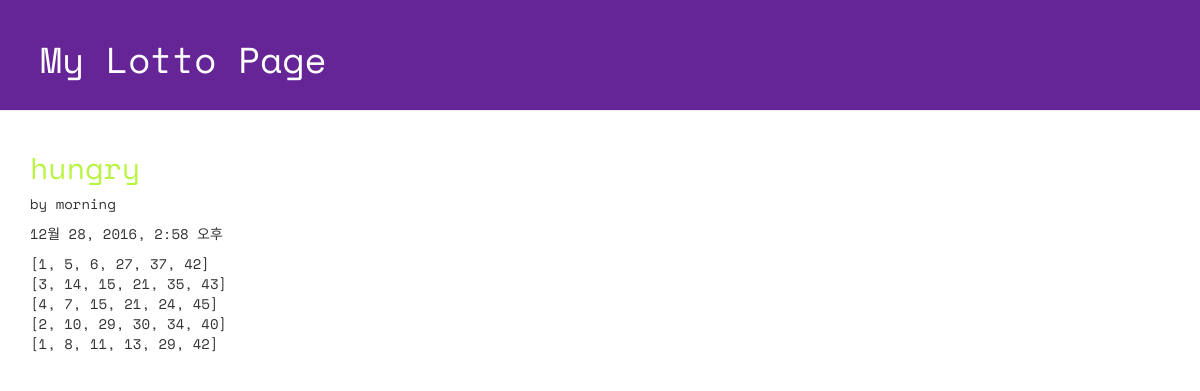
The page /lotto/8/detail/ on the database its author committed.
### lotto/models.py (models this page shows, shortened)
class GuessNumbers(models.Model):
    name = models.CharField(max_length = 24)
    lottos = models.CharField(max_length = 255, default = '[1,2,3,4,5,6]')
    text = models.CharField(max_length = 255)
    num_lotto = models.IntegerField(default = 5)
    update_date = models.DateTimeField()

### lotto/views.py (the view)
# urls.py: url(r'^lotto/(?P<lottokey>[0-9]+)/detail/$', views.detail, name='detail'),
def detail(request, lottokey):
    lotto = GuessNumbers.objects.get(pk = lottokey)
    return render(request, "lotto/detail.html", {"lotto": lotto})

### lotto/templates/lotto/detail.html (shortened to what this page needs)
<!DOCTYPE html>
{% load staticfiles %}
<html lang="ko">
<head>
  <link rel="stylesheet" href="//maxcdn.bootstrapcdn.com/bootstrap/3.2.0/css/bootstrap.min.css">
  <link rel="stylesheet" href="//maxcdn.bootstrapcdn.com/bootstrap/3.2.0/css/bootstrap-theme.min.css">
  <link rel="stylesheet" href="{% static 'css/lotto.css'%}">
</head>
<body>
  <div class="page-header">
  <h1>My Lotto Page</h1>
  </div>
  <div class="container lotto">
    <h2>{{lotto.text}}</h2>
    <p> by {{lotto.name}}</p>
    <p> {{lotto.update_date}}</p>
    <p> {{lotto.lottos|linebreaksbr}}</p>
  </div>
</body>
</html>

### lotto/static/css/lotto.css (style rules this page uses)
.page-header { background-color: #652596; margin-top: 0; padding: 20px 20px 20px 40px; font-family: 'Space Mono', monospace; }
.page-header h1 { color: #FFFFFF; }
.container { font-family: 'Space Mono', monospace; }
.container h2 { color: #b9f442; }

### rows shown on the page
GuessNumbers: text "hungry", name "morning", update_date "12월 28, 2016, 2:58 오후", lottos "[1, 5, 6, 27, 37, 42] [3, 14, 15, 21, 35, 43] [4, 7, 15, 21, 24, 45] [2, 10, 29, 30, 34, 40] [1, 8, 11, 13, 29, 42]"
